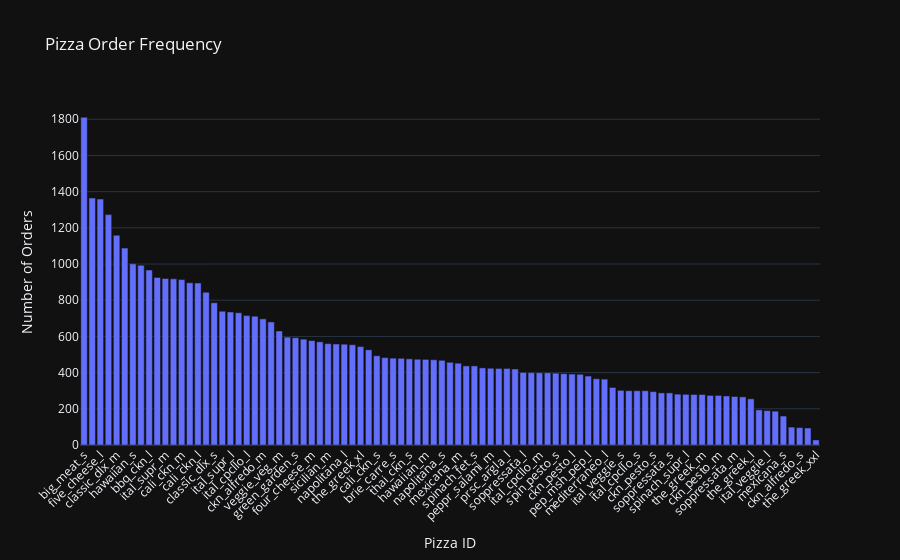
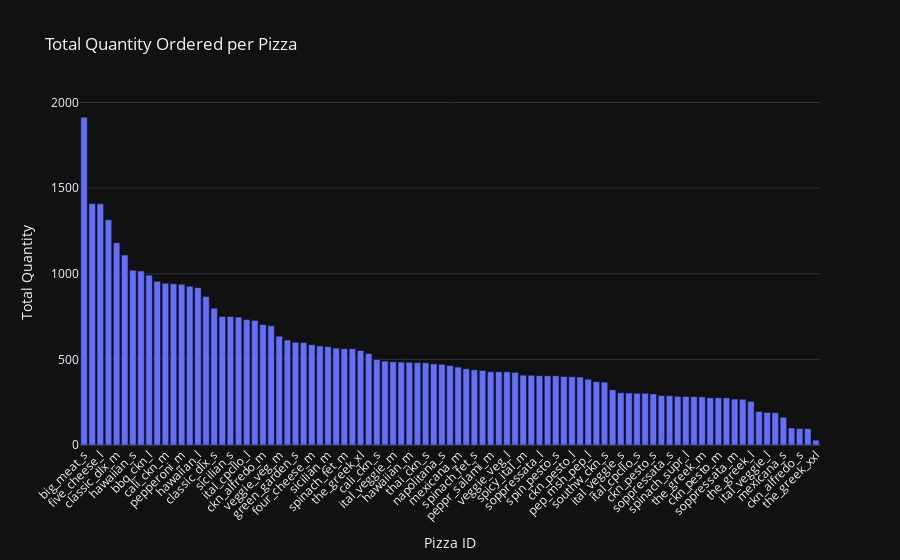

The notebook cell saved with these charts, in order:
### Markdown cell above
# Affichage des graphes

### Code cell
df = order_details

# Plot 1: Pizza Order Frequency (Bar chart with Plotly)
pizza_freq = df['pizza_id'].value_counts().reset_index()
pizza_freq.columns = ['pizza_id', 'frequency']

fig1 = px.bar(pizza_freq, x='pizza_id', y='frequency',
              title='Pizza Order Frequency',
              labels={'pizza_id': 'Pizza ID', 'frequency': 'Number of Orders'},
              template='plotly_dark')

fig1.update_layout(xaxis_tickangle=-45)  # Rotate x-axis labels
fig1.show()



# Plot 2: Quantity Distribution (Histogram)
plt.figure(figsize=(8, 6))
sns.histplot(df['quantity'], kde=False, bins=20, color='skyblue')
plt.title('Quantity Distribution')
plt.xlabel('Quantity')
plt.ylabel('Frequency')
plt.show()


# Plot 3: Total Quantity per Pizza (Bar chart with Plotly)
pizza_quantity_sum = df.groupby('pizza_id')['quantity'].sum().reset_index()
pizza_quantity_sum = pizza_quantity_sum.sort_values(by='quantity', ascending=False)

fig4 = px.bar(pizza_quantity_sum, x='pizza_id', y='quantity',
              title='Total Quantity Ordered per Pizza',
              labels={'pizza_id': 'Pizza ID', 'quantity': 'Total Quantity'},
              template='plotly_dark')

fig4.update_layout(xaxis_tickangle=-45)  # Rotate x-axis labels
fig4.show()

### Figure 1 — Plotly figure (JSON) as saved in the notebook; plotly's stock layout.template omitted (floating-point values rounded to 4 significant figures)
{"data": [{"alignmentgroup": "True", "hovertemplate": "Pizza ID=%{x}<br>Number of Orders=%{y}<extra></extra>", "legendgroup": "", "marker": {"color": "#636efa", "pattern": {"shape": ""}}, "name": "", "offsetgroup": "", "orientation": "v", "showlegend": false, "textposition": "auto", "type": "bar", "x": ["big_meat_s", "thai_ckn_l", "five_cheese_l", "four_cheese_l", "classic_dlx_m", "spicy_ital_l", "hawaiian_s", "southw_ckn_l", "bbq_ckn_l", "bbq_ckn_m", "ital_supr_m", "pepperoni_m", "cali_ckn_m", "hawaiian_l", "cali_ckn_l", "mexicana_l", "classic_dlx_s", "pepperoni_s", "ital_supr_l", "sicilian_s", "ital_cpcllo_l", "pepperoni_l", "ckn_alfredo_m", "peppr_salami_l", "veggie_veg_m", "sicilian_l", "green_garden_s", "prsc_argla_m", "four_cheese_m", "pep_msh_pep_s", "sicilian_m", "spinach_fet_m", "napolitana_l", "calabrese_m", "the_greek_xl", "southw_ckn_m", "cali_ckn_s", "ital_veggie_m", "brie_carre_s", "bbq_ckn_s", "thai_ckn_s", "thai_ckn_m", "hawaiian_m", "classic_dlx_l", "napolitana_s", "veggie_veg_s", "mexicana_m", "spinach_fet_l", "spinach_fet_s", "napolitana_m", "peppr_salami_m", "veggie_veg_l", "prsc_argla_l", "prsc_argla_s", "soppressata_l", "spicy_ital_m", "ital_cpcllo_m", "spicy_ital_s", "spin_pesto_s", "spinach_supr_s", "ckn_pesto_l", "pep_msh_pep_m", "pep_msh_pep_l", "southw_ckn_s", "mediterraneo_l", "peppr_salami_s", "ital_veggie_s", "the_greek_s", "ital_cpcllo_s", "green_garden_m", "ckn_pesto_s", "mediterraneo_s", "soppressata_s", "spin_pesto_m", "spinach_supr_l", "spin_pesto_l", "the_greek_m", "calabrese_l", "ckn_pesto_m", "mediterraneo_m", "soppressata_m", "spinach_supr_m", "the_greek_l", "ital_supr_s", "ital_veggie_l", "ckn_alfredo_l", "mexicana_s", "calabrese_s", "ckn_alfredo_s", "green_garden_l", "the_greek_xxl"], "xaxis": "x", "y": [1811, 1365, 1359, 1273, 1159, 1088, 1001, 993, 967, 926, 920, 918, 914, 896, 895, 844, 786, 739, 735, 731, 715, 712, 697, 680, 630, 596, 593, 585, 577, 570, 560, 558, 557, 554, 544, 526, 493, 483, 480, 479, 476, 474, 473, 471, 468, 457, 452, 437, 437, 426, 424, 423, 423, 420, 401, 400, 399, 399, 397, 394, 392, 391, 381, 366, 364, 318, 302, 300, 300, 300, 295, 288, 288, 281, 280, 279, 279, 274, 274, 271, 268, 266, 255, 194, 190, 187, 160, 99, 96, 94, 28], "yaxis": "y"}], "layout": {"barmode": "relative", "legend": {"tracegroupgap": 0}, "title": {"text": "Pizza Order Frequency"}, "xaxis": {"anchor": "y", "domain": [0, 1], "tickangle": -45, "title": {"text": "Pizza ID"}}, "yaxis": {"anchor": "x", "domain": [0, 1], "title": {"text": "Number of Orders"}}}}

### Figure 2 — Plotly figure (JSON) as saved in the notebook; plotly's stock layout.template omitted (floating-point values rounded to 4 significant figures)
{"data": [{"alignmentgroup": "True", "hovertemplate": "Pizza ID=%{x}<br>Total Quantity=%{y}<extra></extra>", "legendgroup": "", "marker": {"color": "#636efa", "pattern": {"shape": ""}}, "name": "", "offsetgroup": "", "orientation": "v", "showlegend": false, "textposition": "auto", "type": "bar", "x": ["big_meat_s", "thai_ckn_l", "five_cheese_l", "four_cheese_l", "classic_dlx_m", "spicy_ital_l", "hawaiian_s", "southw_ckn_l", "bbq_ckn_l", "bbq_ckn_m", "cali_ckn_m", "ital_supr_m", "pepperoni_m", "cali_ckn_l", "hawaiian_l", "mexicana_l", "classic_dlx_s", "pepperoni_s", "sicilian_s", "ital_supr_l", "ital_cpcllo_l", "pepperoni_l", "ckn_alfredo_m", "peppr_salami_l", "veggie_veg_m", "sicilian_l", "green_garden_s", "prsc_argla_m", "four_cheese_m", "pep_msh_pep_s", "sicilian_m", "napolitana_l", "spinach_fet_m", "calabrese_m", "the_greek_xl", "southw_ckn_m", "cali_ckn_s", "brie_carre_s", "ital_veggie_m", "bbq_ckn_s", "hawaiian_m", "thai_ckn_m", "thai_ckn_s", "classic_dlx_l", "napolitana_s", "veggie_veg_s", "mexicana_m", "spinach_fet_l", "spinach_fet_s", "prsc_argla_l", "peppr_salami_m", "napolitana_m", "veggie_veg_l", "prsc_argla_s", "spicy_ital_m", "spicy_ital_s", "soppressata_l", "ital_cpcllo_m", "spin_pesto_s", "spinach_supr_s", "ckn_pesto_l", "pep_msh_pep_m", "pep_msh_pep_l", "mediterraneo_l", "southw_ckn_s", "peppr_salami_s", "ital_veggie_s", "the_greek_s", "ital_cpcllo_s", "green_garden_m", "ckn_pesto_s", "mediterraneo_s", "soppressata_s", "spin_pesto_l", "spinach_supr_l", "spin_pesto_m", "the_greek_m", "calabrese_l", "ckn_pesto_m", "mediterraneo_m", "soppressata_m", "spinach_supr_m", "the_greek_l", "ital_supr_s", "ital_veggie_l", "ckn_alfredo_l", "mexicana_s", "calabrese_s", "ckn_alfredo_s", "green_garden_l", "the_greek_xxl"], "xaxis": "x", "y": [1914, 1410, 1409, 1316, 1181, 1109, 1020, 1016, 992, 956, 944, 941, 939, 927, 919, 867, 799, 751, 751, 747, 732, 728, 703, 696, 635, 613, 600, 598, 586, 578, 574, 566, 562, 562, 552, 534, 499, 490, 486, 484, 483, 481, 480, 473, 471, 464, 455, 445, 439, 435, 428, 427, 427, 424, 408, 407, 405, 404, 404, 400, 399, 397, 384, 370, 367, 322, 305, 304, 302, 302, 298, 289, 288, 284, 283, 282, 281, 276, 276, 275, 268, 267, 255, 196, 190, 188, 162, 99, 96, 95, 28], "yaxis": "y"}], "layout": {"barmode": "relative", "legend": {"tracegroupgap": 0}, "title": {"text": "Total Quantity Ordered per Pizza"}, "xaxis": {"anchor": "y", "domain": [0, 1], "tickangle": -45, "title": {"text": "Pizza ID"}}, "yaxis": {"anchor": "x", "domain": [0, 1], "title": {"text": "Total Quantity"}}}}
